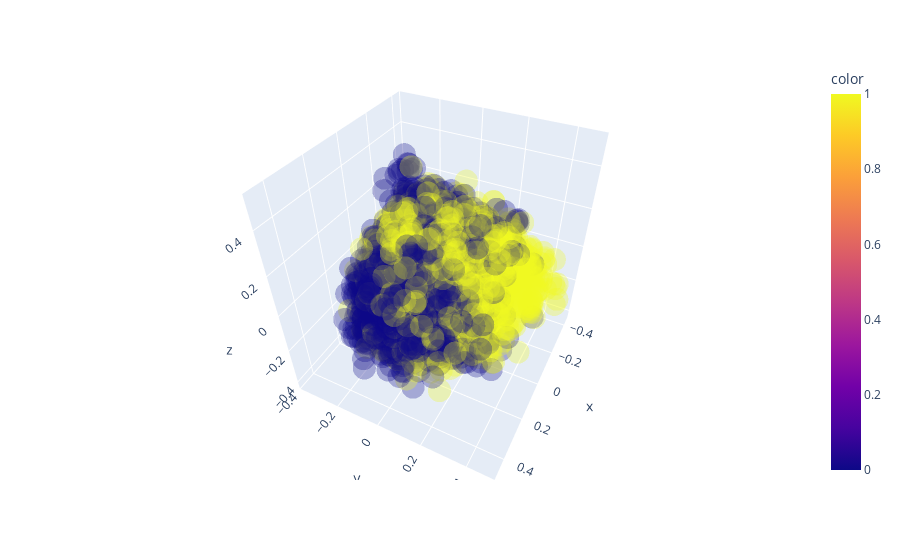

This figure's notebook cell:
### Code cell
#https://plotly.com/python/3d-scatter-plots/
import plotly.express as px
fig = px.scatter_3d(x=projection[:,0],y=projection[:,1], z=projection[:,2],
              color=ytrain,size_max=10,opacity=0.3)
fig.show()

### Figure 1 — Plotly figure (JSON) as saved in the notebook; plotly's stock layout.template omitted (floating-point values rounded to 4 significant figures; data arrays with more than 128 entries replaced by an {"elided": "..."} marker saying what was removed)
{"data": [{"hovertemplate": "x=%{x}<br>y=%{y}<br>z=%{z}<br>color=%{marker.color}<extra></extra>", "legendgroup": "", "marker": {"color": {"elided": "5329 int values"}, "coloraxis": "coloraxis", "opacity": 0.3, "symbol": "circle"}, "mode": "markers", "name": "", "scene": "scene", "showlegend": false, "type": "scatter3d", "x": {"elided": "5329 float values"}, "y": {"elided": "5329 float values"}, "z": {"elided": "5329 float values"}}], "layout": {"autosize": true, "coloraxis": {"colorbar": {"title": {"text": "color"}}, "colorscale": [[0, "#0d0887"], [0.1111, "#46039f"], [0.2222, "#7201a8"], [0.3333, "#9c179e"], [0.4444, "#bd3786"], [0.5556, "#d8576b"], [0.6667, "#ed7953"], [0.7778, "#fb9f3a"], [0.8889, "#fdca26"], [1, "#f0f921"]]}, "legend": {"tracegroupgap": 0}, "margin": {"t": 60}, "scene": {"aspectmode": "auto", "aspectratio": {"x": 1.002, "y": 0.9628, "z": 1.037}, "camera": {"center": {"x": 0, "y": 0, "z": 0}, "eye": {"x": 1.474, "y": 0.7482, "z": 1.398}, "projection": {"type": "perspective"}, "up": {"x": 0, "y": 0, "z": 1}}, "domain": {"x": [0, 1], "y": [0, 1]}, "xaxis": {"title": {"text": "x"}, "type": "linear"}, "yaxis": {"title": {"text": "y"}, "type": "linear"}, "zaxis": {"title": {"text": "z"}, "type": "linear"}}}}
